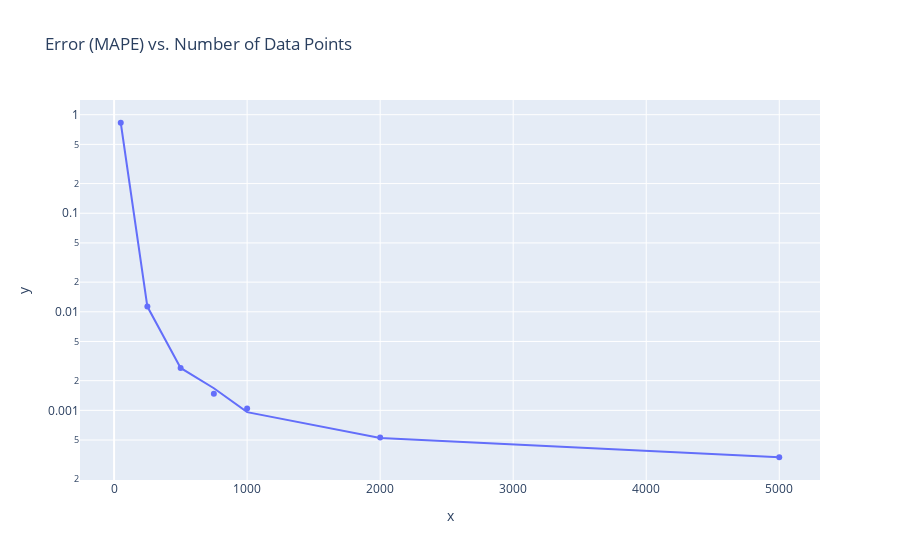

Notebook cell for this chart:
### Code cell
from sklearn.metrics import mean_absolute_percentage_error as mape


n_data_points = [50, 250, 500, 750, 1000, 2000, 5000]
errors_mape = []
for n in tqdm(n_data_points):
    X_train, y_train = generate_sample(n, n_dims, lower_bound, upper_bound, target_func, noise_scale=0)
    gpr = GPR(**args)
    gpr = gpr.fit(X_train, y_train) 
    y_pred = gpr.predict(X_test)
    error_mape = mape(y_test, y_pred)
    errors_mape.append(error_mape)
    
px.scatter(x=n_data_points, y=errors_mape, title='Error (MAPE) vs. Number of Data Points', log_y=True, trendline="lowess")

### Figure 1 — Plotly figure (JSON) as saved in the notebook; plotly's stock layout.template omitted (floating-point values rounded to 4 significant figures)
{"data": [{"hovertemplate": "x=%{x}<br>y=%{y}<extra></extra>", "legendgroup": "", "marker": {"color": "#636efa", "symbol": "circle"}, "mode": "markers", "name": "", "orientation": "v", "showlegend": false, "type": "scatter", "x": [50, 250, 500, 750, 1000, 2000, 5000], "xaxis": "x", "y": [0.8287, 0.0113, 0.002693, 0.00147, 0.001046, 0.0005288, 0.0003343], "yaxis": "y"}, {"hovertemplate": "<b>LOWESS trendline</b><br><br>x=%{x}<br>y=%{y} <b>(trend)</b><extra></extra>", "legendgroup": "", "marker": {"color": "#636efa", "symbol": "circle"}, "mode": "lines", "name": "", "showlegend": false, "type": "scatter", "x": [50, 250, 500, 750, 1000, 2000, 5000], "xaxis": "x", "y": [0.8287, 0.0113, 0.002693, 0.001677, 0.0009593, 0.0005248, 0.0003336], "yaxis": "y"}], "layout": {"legend": {"tracegroupgap": 0}, "title": {"text": "Error (MAPE) vs. Number of Data Points"}, "xaxis": {"anchor": "y", "domain": [0, 1], "title": {"text": "x"}}, "yaxis": {"anchor": "x", "domain": [0, 1], "title": {"text": "y"}, "type": "log"}}}
